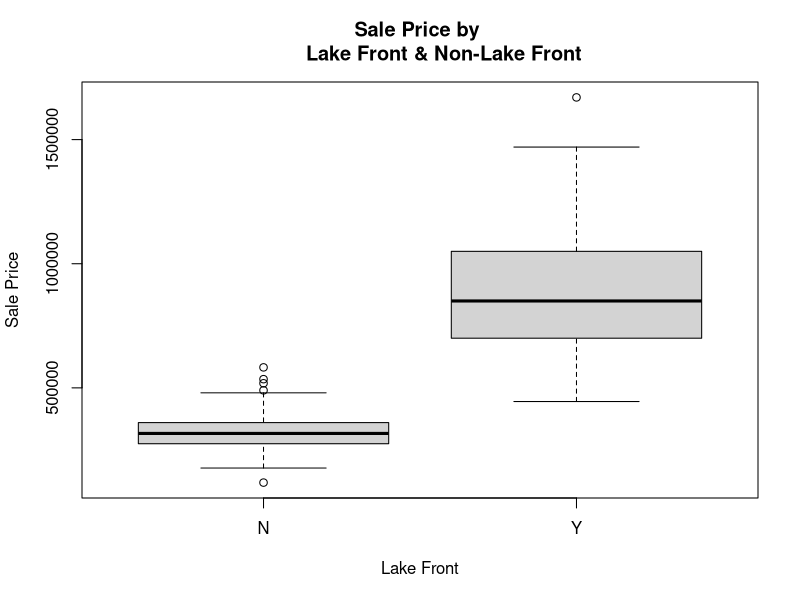
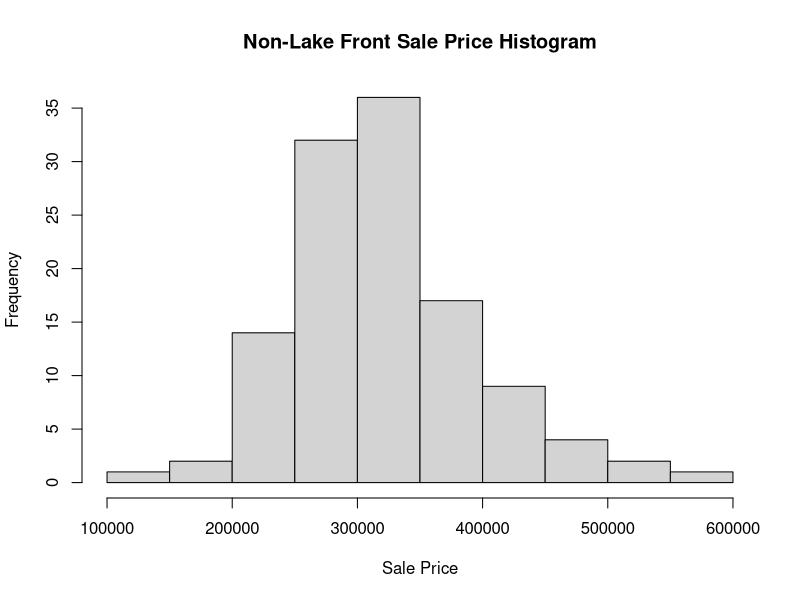
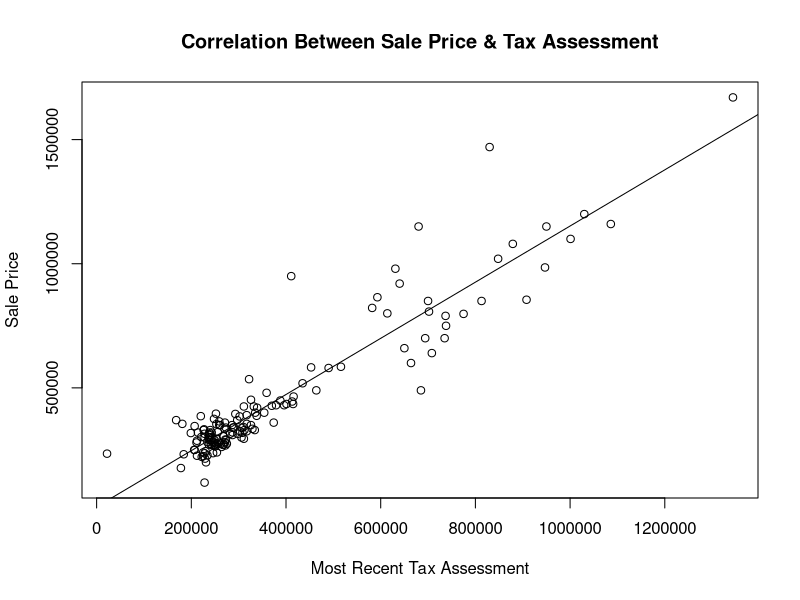

Write R code to recreate these figures, in order.
## ---- chunk 1
knitr::opts_chunk$set(echo = TRUE)
## ---- chunk 2
moundsales <- read.table("moundsales.csv", sep = ",", header = TRUE)
## ---- chunk 3
nonlf <- subset(moundsales, moundsales$Lake.Front == 'N')
## ---- chunk 4
lakefront <- subset(moundsales, moundsales$Lake.Front == 'Y')
summary(lakefront)
boxplot((moundsales$Sale.Price ~ moundsales$Lake.Front), main="Sale Price by 
        Lake Front & Non-Lake Front",
  xlab="Lake Front",
  ylab="Sale Price")
## ---- chunk 5
under300k <- subset(nonlf, nonlf$Sale.Price < 300000)
dim(under300k)
## ---- chunk 6
S300kT245 <- subset(nonlf, nonlf$Sale.Price > 300000 & nonlf$Most.Recent.Tax.Assessment < 246000)
dim(S300kT245)
## ---- chunk 7
Over299k <- subset(nonlf, nonlf$Sale.Price > 299999)
72/118
## ---- chunk 8
table(moundsales$Lake.Front)
## ---- chunk 9
milsale <- subset(moundsales, moundsales$Sale.Price > 999999)
View(milsale)
## ---- chunk 10
9/32
## ---- chunk 11
options(scipen=999)
hist((nonlf$Sale.Price), main="Non-Lake Front Sale Price Histogram",
  ylab="Frequency",
  xlab="Sale Price")
## ---- chunk 12
sd(nonlf$Sale.Price)
## ---- chunk 13
(300000 - 324801)/74870
## ---- chunk 14
1 - pnorm(-.331)
## ---- chunk 15
options(scipen=999)
plot((moundsales$Sale.Price ~ moundsales$Most.Recent.Tax.Assessment), main=
       "Correlation Between Sale Price & Tax Assessment",
  ylab="Sale Price",
  xlab="Most Recent Tax Assessment")
abline(lm(moundsales$Sale.Price ~ moundsales$Most.Recent.Tax.Assessment))
summary(lm(moundsales$Sale.Price ~ moundsales$Most.Recent.Tax.Assessment))
## ---- chunk 16
moundsales <- read.table("moundsales.csv", sep = ",", header = TRUE)
## ---- chunk 17
dim(moundsales)
length(dim(moundsales))
names(moundsales)
## ---- chunk 18
head(moundsales)
tail(moundsales)
## ---- chunk 19
summary(moundsales$Sale.Price)
summary(moundsales$Most.Recent.Tax.Assessment)
## ---- chunk 20
table(moundsales$Lake.Front)
## ---- chunk 21
milsale <- subset(moundsales, moundsales$Sale.Price > 999999)
View(milsale)
## ---- chunk 22
nonlf <- subset(moundsales, moundsales$Lake.Front == 'N')
## ---- chunk 23
summary(nonlf$Sale.Price)
summary(nonlf$Most.Recent.Tax.Assessment)
## ---- chunk 24
summary(nonlf$SQFT)
## ---- chunk 25
summary(nonlf$Lot.Size.Sqft)
## ---- chunk 26
summary(nonlf$Year.Built)
## ---- chunk 27
under300k <- subset(nonlf, nonlf$Sale.Price < 300000)
dim(under300k)
